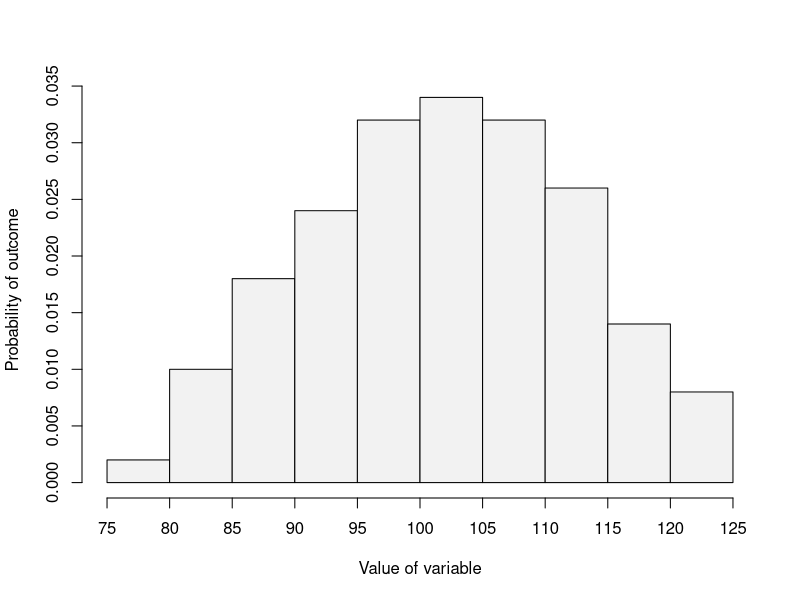
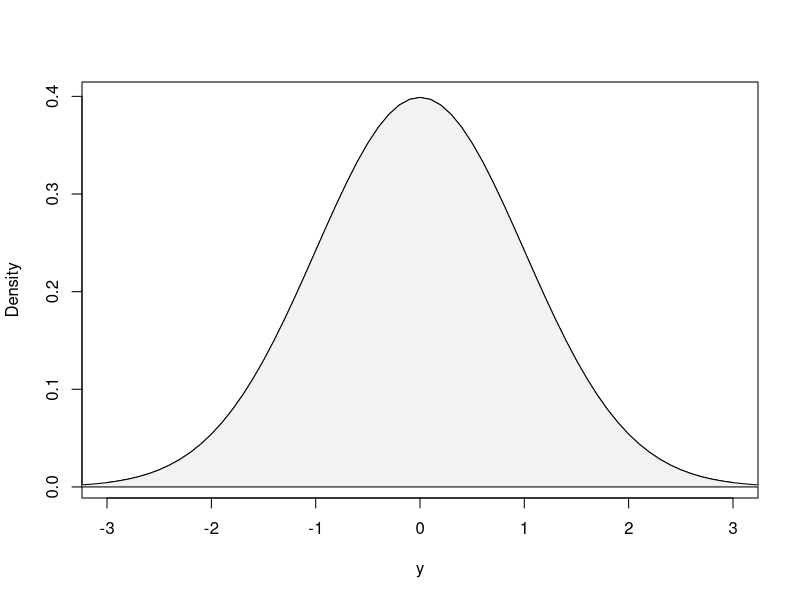
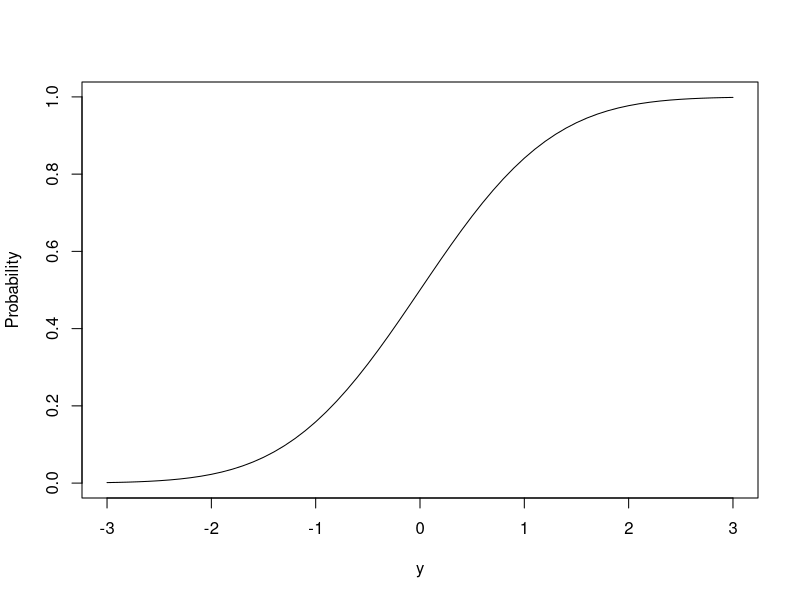
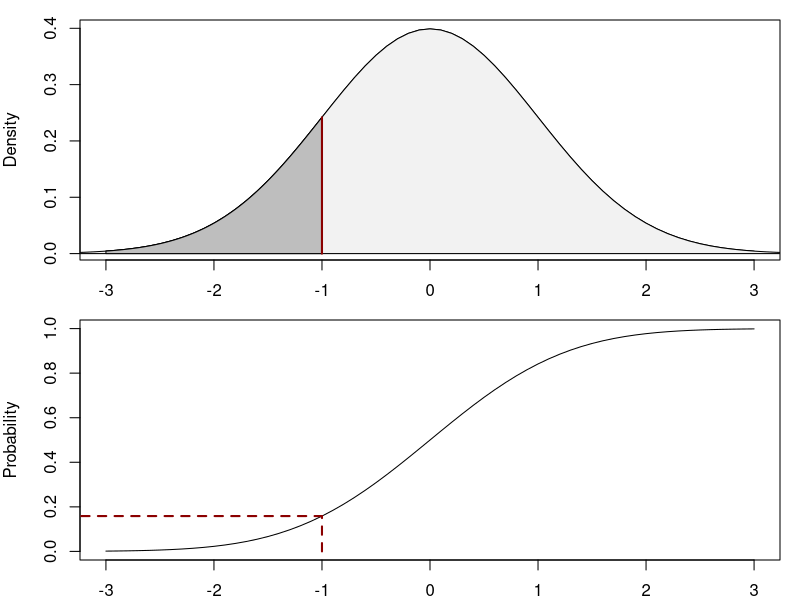
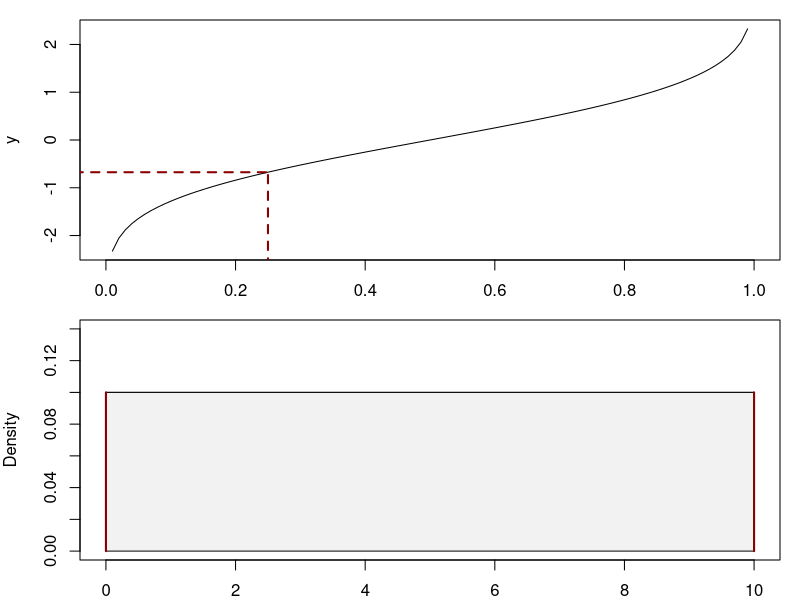
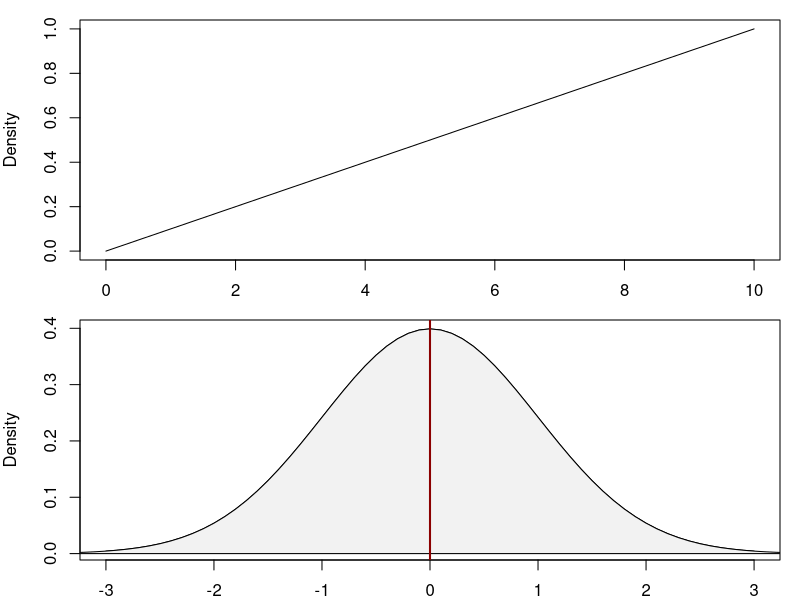

Reproduce these figures in R, in order. (Note: this script raises an error after producing the figures.)
## ---- chunk 1
set.seed(41)
yHist <- hist(rnorm(100,100,10), probability=TRUE, main="",
              xlab="Value of variable", ylab="Probability of outcome",
              axes=FALSE, col="grey95")
axis(side=2)
axis(side=1, at=yHist$breaks)
## ---- chunk 2
plot(seq(-3,3,0.1),dnorm(seq(-3,3,0.1)),type="l",ylab="Density",xlab="y",main="")
polygon(c(seq(-5,5,0.1),rev(seq(-5,5,0.1))),
        c(dnorm(seq(-5,5,0.1)), rep(0,length(seq(-5,5,0.1)))), col="grey95")
## ---- chunk 3
plot(seq(-3,3,0.1),pnorm(seq(-3,3,0.1)),type="l",ylab="Probability",xlab="y",main="")
## ---- chunk 4
par(mfcol=c(2,1), mar=c(2,4,1,1))
plot(seq(-3,3,0.1),dnorm(seq(-3,3,0.1)),type="l",ylab="Density",xlab="y",main="")
polygon(c(seq(-5,5,0.1),rev(seq(-5,5,0.1))),
        c(dnorm(seq(-5,5,0.1)), rep(0,length(seq(-5,5,0.1)))), col="grey95")
polygon(c(seq(-3,-1,0.01),rev(seq(-3,-1,0.01))),
        c(dnorm(seq(-3,-1,0.01)), rep(0,length(seq(-3,-1,0.01)))), col="grey")
lines(c(-1,-1),c(0,dnorm(-1)),col="darkred",lwd=2,lty=1)

plot(seq(-3,3,0.1),pnorm(seq(-3,3,0.1)),type="l",ylab="Probability",xlab="y",main="")
lines(c(-1,-1),c(0,pnorm(-1)),col="darkred",lwd=2,lty=2)
lines(c(-4,-1),c(pnorm(-1),pnorm(-1)),col="darkred",lwd=2,lty=2)
## ---- chunk 5
plot(seq(0,1,0.01),qnorm(seq(0,1,0.01)),type="l",ylab="y",xlab="Probability",main="")
lines(c(0.25,0.25),c(-3,qnorm(0.25)),col="darkred",lwd=2,lty=2)
lines(c(-1,0.25),c(qnorm(0.25),qnorm(0.25)),col="darkred",lwd=2,lty=2)
## ---- chunk 6
plot(seq(0,10,0.1),dunif(seq(0,10,0.1),0,10),
     ylab="Density",xlab="y", type="l", ylim=c(0,0.14))
polygon(c(seq(0,10,0.1),rev(seq(0,10,0.1))),
        c(dunif(seq(0,10,0.1),0,10), rep(0,length(seq(0,10,0.1)))), col="grey95")
lines(c(0,0), c(0,0.1), lwd=2, col="darkred")
lines(c(10,10), c(0,0.1), lwd=2, col="darkred")
## ---- chunk 7
plot(seq(0,10,by=0.1),punif(seq(0,10,by=0.1),0,10),
     ylab="Density",xlab="y", type="l")
## ---- chunk 8
plot(seq(-3,3,0.1),dnorm(seq(-3,3,0.1)),type="l",ylab="Density",xlab="y",main="")
polygon(c(seq(-5,5,0.1),rev(seq(-5,5,0.1))),
        c(dnorm(seq(-5,5,0.1)), rep(0,length(seq(-5,5,0.1)))), col="grey95")
abline(v=0, col="darkred", lwd=2)
text(0.3,0,TeX("$\\mu =0$"), pos=3)
## ---- chunk 9
plot(seq(-3,3,0.1),pnorm(seq(-3,3,0.1)),type="l",ylab="Density",xlab="y",main="")
# abline(v=0, col="red")
# text(0.5,0.05,TeX("$\\mu =0$"))
## ---- chunk 10
pnorm(q=30, mean=20, sd=10) - pnorm(q=20, mean=20, sd=10)
## ---- chunk 11
plot(seq(-10,50,0.1),pnorm(seq(-10,50,0.1),20,10),type="l",ylab="Density",xlab="y",main="")
lines(c(20,20),c(0,pnorm(20,20,10)), lty=2)
lines(c(-20,20),rep(pnorm(20,20,10),2), lty=2)
text(-9,pnorm(20,20,10), pnorm(20,20,10), pos=3)
lines(c(30,30),c(0,pnorm(30,20,10)), lty=2)
lines(c(-20,30),rep(pnorm(30,20,10),2), lty=2)
text(-9,pnorm(30,20,10), round(pnorm(30,20,10),3), pos=3)
## ---- chunk 12
plot(seq(-15,55,0.1),dnorm(seq(-15,55,0.1),20,10),type="l",ylab="Density",xlab="y",main="",
     ylim=c(0,0.04), xlim=c(-10,50))
polygon(c(seq(-15,55,0.1),rev(seq(-15,55,0.1))),
        c(dnorm(seq(-15,55,0.1),20,10), rep(0,length(seq(-15,55,0.1)))), col="grey95")
polygon(c(seq(20,30,0.1),rev(seq(20,30,0.1))),
        c(dnorm(seq(20,30,0.1),20,10), rep(0,length(seq(20,30,0.1)))), col="lightgrey")
lines(c(20,20),c(0,dnorm(20,20,10)), lwd=2, col="darkred")
lines(c(30,30),c(0,dnorm(30,20,10)), lwd=2, col="darkred")
text(25,dnorm(25,20,10)/2, round(pnorm(30,20,10)-pnorm(20,20,10),3))
## ---- chunk 13
test <- hist(rbinom(100,100,0.5), breaks=c(0:100), plot=F)
test$density <- dbinom(c(0:100), 100, 0.5)
test$breaks <- test$breaks-0.5
plot(test, xlim=c(30,70), main="", freq=FALSE, ylab="Probability", xlab="y", col="grey95")
lines(seq(30,70,0.1),dnorm(seq(30,70,0.1),50,5), col="darkgreen", lwd=2)
## ---- chunk 14
c(dbinom(41,100,0.5),
  pnorm(41.5,50,5)-pnorm(40.5,50,5)) |>
    setNames(c("Binomial", "Normal"))
## ---- chunk 15
test <- hist(rbinom(100,100,0.5), breaks=c(0:100), plot=F)
test$breaks <- test$breaks-0.5
test$density <- dbinom(c(0:100), 100, 0.5)
par(mfcol=c(1,2))
# First plot
plot(test, xlim=c(30,70),
     main="", freq=FALSE, ylab="Probability", xlab="y", col="grey95")
polygon(c(seq(40.5,41.5,0.1),rev(seq(40.5,41.5,0.1))),
        c(dnorm(seq(40.5,41.5,0.1),50,5), rep(0,length(seq(40.5,41.5,0.1)))), col=rgb(0.8,1,0.8,0.7))
lines(seq(30,70,0.1),dnorm(seq(30,70,0.1),50,5), col="darkgreen", lwd=2)
lines(c(40.5,40.5),c(0,dnorm(40.5,50,5)), lwd=2, col="darkred")
lines(c(41.5,41.5),c(0,dnorm(41.5,50,5)), lwd=2, col="darkred")
#Second plot
plot(test, xlim=c(38,44), ylim=c(0,0.05),
     main="", freq=FALSE, ylab="Probability", xlab="y", col="grey95")
polygon(c(seq(40.5,41.5,0.1),rev(seq(40.5,41.5,0.1))),
        c(dnorm(seq(40.5,41.5,0.1),50,5), rep(0,length(seq(40.5,41.5,0.1)))), col=rgb(0.8,1,0.8,0.7))
lines(seq(30,70,0.1),dnorm(seq(30,70,0.1),50,5), col="darkgreen", lwd=2)
lines(c(40.5,40.5),c(0,dnorm(40.5,50,5)), lwd=2, col="darkred")
lines(c(41.5,41.5),c(0,dnorm(41.5,50,5)), lwd=2, col="darkred")
# lines(c(40.5,41.5)+0.5,rep(dbinom(41,100,0.5),2))
